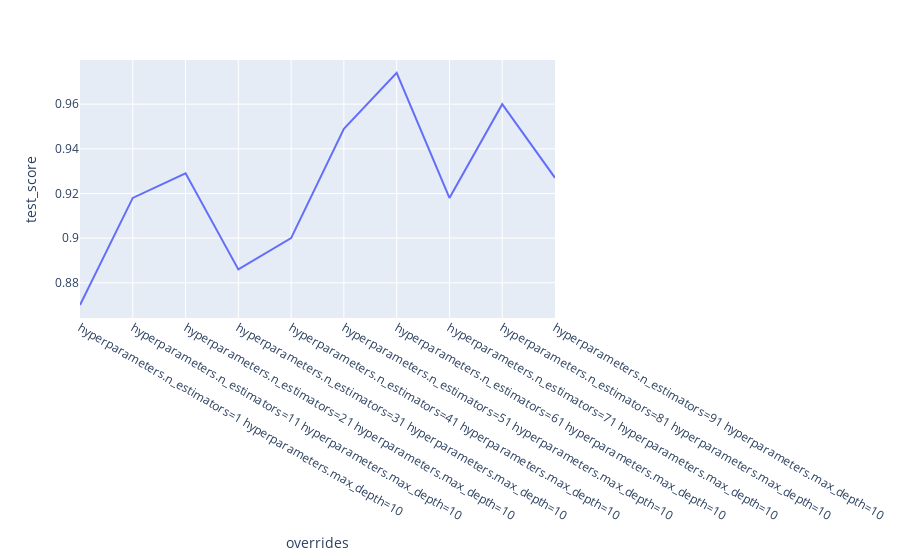

The notebook cell this image was saved under:
### Code cell
px.line(data.groupby("overrides").mean(), y="test_score")

### Figure 1 — Plotly figure (JSON) as saved in the notebook; plotly's stock layout.template omitted (floating-point values rounded to 4 significant figures)
{"data": [{"hovertemplate": "overrides=%{x}<br>test_score=%{y}<extra></extra>", "legendgroup": "", "line": {"color": "#636efa", "dash": "solid"}, "marker": {"symbol": "circle"}, "mode": "lines", "name": "", "orientation": "v", "showlegend": false, "type": "scatter", "x": ["hyperparameters.n_estimators=1 hyperparameters.max_depth=10", "hyperparameters.n_estimators=11 hyperparameters.max_depth=10", "hyperparameters.n_estimators=21 hyperparameters.max_depth=10", "hyperparameters.n_estimators=31 hyperparameters.max_depth=10", "hyperparameters.n_estimators=41 hyperparameters.max_depth=10", "hyperparameters.n_estimators=51 hyperparameters.max_depth=10", "hyperparameters.n_estimators=61 hyperparameters.max_depth=10", "hyperparameters.n_estimators=71 hyperparameters.max_depth=10", "hyperparameters.n_estimators=81 hyperparameters.max_depth=10", "hyperparameters.n_estimators=91 hyperparameters.max_depth=10"], "xaxis": "x", "y": [0.87, 0.918, 0.929, 0.886, 0.9, 0.949, 0.974, 0.918, 0.96, 0.927], "yaxis": "y"}], "layout": {"legend": {"tracegroupgap": 0}, "margin": {"t": 60}, "xaxis": {"anchor": "y", "domain": [0, 1], "title": {"text": "overrides"}}, "yaxis": {"anchor": "x", "domain": [0, 1], "title": {"text": "test_score"}}}}
